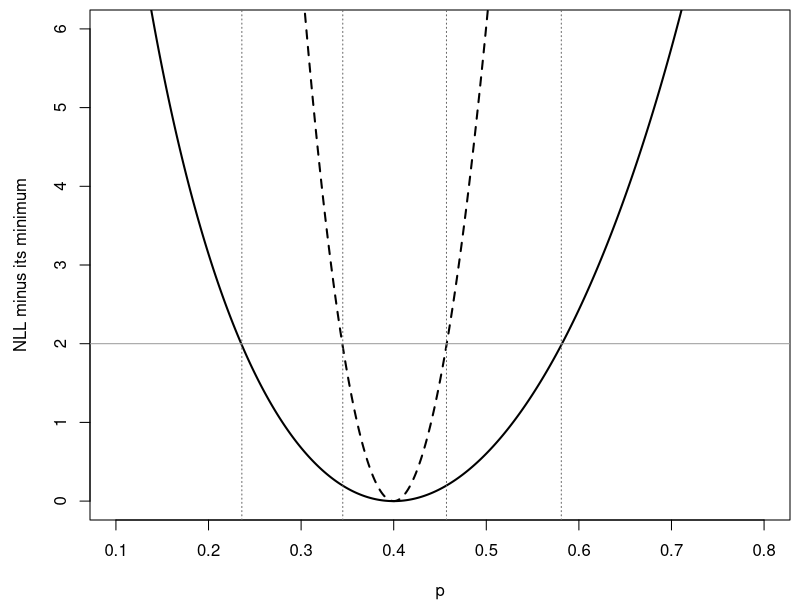

R code for this plot:
## ---- chunk 1
knitr::opts_chunk$set(echo = TRUE, warning = FALSE, message = FALSE,
                       fig.width = 6, fig.height = 3)

k <- c(3, 2, 7)
N <- 10
p_hat <- sum(k) / (length(k) * N)

ll_3 <- function(p) sum(dbinom(k, N, p, log = TRUE))
ll_3_nochoose <- function(p) sum(k) * log(p) + sum(N - k) * log(1 - p)

p_grid <- seq(0.001, 0.999, by = 0.001)
nll_3 <- -(12 * log(p_grid) + 18 * log(1 - p_grid))
nll_30 <- -(120 * log(p_grid) + 180 * log(1 - p_grid))
width_2 <- function(nll) range(p_grid[nll - min(nll) <= 2])
int_3 <- width_2(nll_3)
int_30 <- width_2(nll_30)
## ---- chunk 2
optimize(ll_3, c(0, 1), maximum = TRUE)$maximum
optimize(ll_3_nochoose, c(0, 1), maximum = TRUE)$maximum
## ---- chunk 3
K <- prod(choose(N, k))
d_raw <- function(p) K * (12 * p^11 * (1 - p)^18 - 18 * p^12 * (1 - p)^17)
d_log <- function(p) 12 / p - 18 / (1 - p)
p_check <- c(0.3, 0.4, 0.5)
rbind(raw = signif(d_raw(p_check), 3), log = round(d_log(p_check), 3))
## ---- chunk 4
par(mar = c(4, 4.5, 0.5, 0.5))
plot(p_grid, nll_3 - min(nll_3), type = "l", lwd = 2, xlim = c(0.1, 0.8),
     ylim = c(0, 6), xlab = "p", ylab = "NLL minus its minimum")
lines(p_grid, nll_30 - min(nll_30), lwd = 2, lty = 2)
abline(h = 2, col = "grey60")
abline(v = c(int_3, int_30), lty = 3, col = "grey40")
